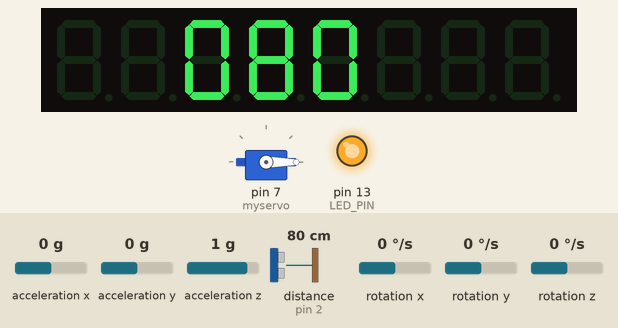
Bench run of a sketch on a simulated Arduino Uno, built with avr-gcc and run on an emulated ATmega328P. Parts: servo, 8-digit seven-segment display, output pins drawn as LEDs (lit = HIGH). Inputs (shaded band) come from the test bench; at power-on: acceleration x 0 g, acceleration y 0 g, acceleration z 1 g, distance to the obstacle (sensor on pin 2) 80 cm, rotation x 0 °/s, rotation y 0 °/s, rotation z 0 °/s. The echo pulse lasts 58.3 µs per cm; what the sketch prints to the serial monitor is not drawn.

Above: at 1.2 s.
At 120.5 s:
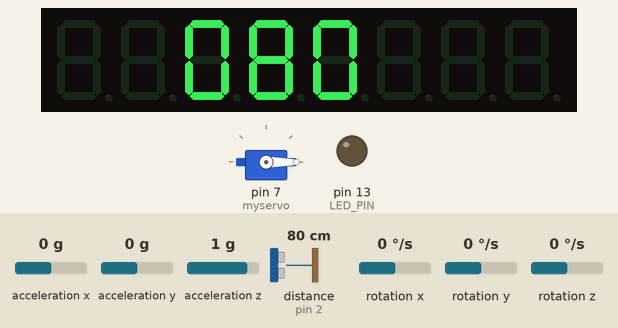
Timing chart, 0 to 122.0 s (numbered marks = the images above):
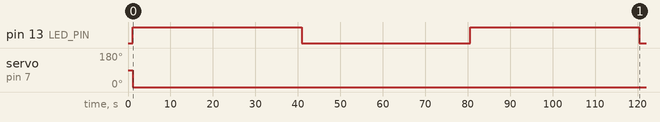

Measured:
- by itself, pin 13 (LED_PIN): alternates HIGH for 39.8 s and LOW for 39.8 s
- by itself, servo on pin 7 (myservo): 90° → 0° at 1.1 s

The sketch:

_______.ino
```cpp
#include <MPU6050.h>

#include "Wire.h"
#include "I2Cdev.h"
#include "MPU6050.h"
#include <Servo.h>
MPU6050 accelgyro;

int16_t ax, ay, az;
int16_t gx, gy, gz;
int16_t h;
int16_t m;
int16_t n;
int16_t p;

Servo myservo;  // create servo object to control a servo
int potpin = 0;  // analog pin used to connect the potentiometer
int pos = 0;

#define LED_PIN 13
bool blinkState = false;


#include "SR04.h"
#define TRIG_PIN 2
#define ECHO_PIN 3
#include "LedControl.h"
SR04 sr04 = SR04(ECHO_PIN,TRIG_PIN);
long a;
LedControl lc=LedControl(10,9,8,1);
int bai=0;
int shi=0;
int ge=0;
void displaynumber(void)
{
 // lc.setChar(0,0,0,false);
 // lc.setChar(0,1,1,false);
 // lc.setChar(0,2,2,false);

  lc.setChar(0,3,ge,false);
  lc.setChar(0,4,shi,false);
  lc.setChar(0,5,bai,false);
  Serial.println("@@@@@@@@");
  Serial.println(bai);
  Serial.println(shi);
  Serial.println(ge);
 // lc.setChar(0,6,6,false);
//  lc.setChar(0,7,7,false);
}

void setup() {
  lc.shutdown(0,false);
  /* Set the brightness to a medium values */
  lc.setIntensity(0,15);
  /* and clear the display */
  lc.clearDisplay(0);
   //sherry Serial.begin(34800);
   Serial.begin(9600);
   Serial.println("Example written by Coloz From Arduin.CN");
   delay(1000);

    // join I2C bus (I2Cdev library doesn't do this automatically)
    Wire.begin();
 myservo.attach(7);
    // initialize serial communication
    // (38400 chosen because it works as well at 8MHz as it does at 16MHz, but
    // it's really up to you depending on your project)
  // sherry_ Serial.begin(115200);

    // initialize device
    Serial.print("sherry______************************___________");
    Serial.println("Initializing I2C devices...");
    accelgyro.initialize();

    // verify connection
    Serial.println("Testing device connections...");

    Serial.println(accelgyro.testConnection() ? "MPU6050 connection successful" : "MPU6050 connection failed");

    // configure Arduino LED for
    pinMode(LED_PIN, OUTPUT);
}

void loop() {
    // read raw accel/gyro measurements from device
    accelgyro.getMotion6(&ax, &ay, &az, &gx, &gy, &gz);

    // these methods (and a few others) are also available
    //accelgyro.getAcceleration(&ax, &ay, &az);
    //accelgyro.getRotation(&gx, &gy, &gz);
    // display tab-separated accel/gyro x/y/z values

    blinkState = !blinkState;
    digitalWrite(LED_PIN, blinkState);

   a=sr04.Distance();
   bai=a/100;
   shi=a/10%10;
   ge=a%10;
     // delay(50);
   displaynumber();

    m=ax/16382;
    n=ay/16382;
    p=az/16382;
    h=sqrt(m^2+n^2+p^2);
  Serial.print("###########");

  Serial.println(a);
  Serial.print(h); Serial.print("**********");
  Serial.print("\n");

     if(bai<1){ if (h>0)
    {
      loo();


     }}else{   displaynumber();}

}
void loo() {
  for (pos = 0; pos <= 180; pos -= 10)
  { // goes from 0 degrees to 180 degrees
    // in steps of 1 degree

   // myservo.write(pos);
        myservo.write(pos);
      Serial.print("pos is");// tell servo to go to position in variable 'pos'
        Serial.print(pos);
  // delay(300);                       // waits 15ms for the servo to reach the position
  }
}
```
